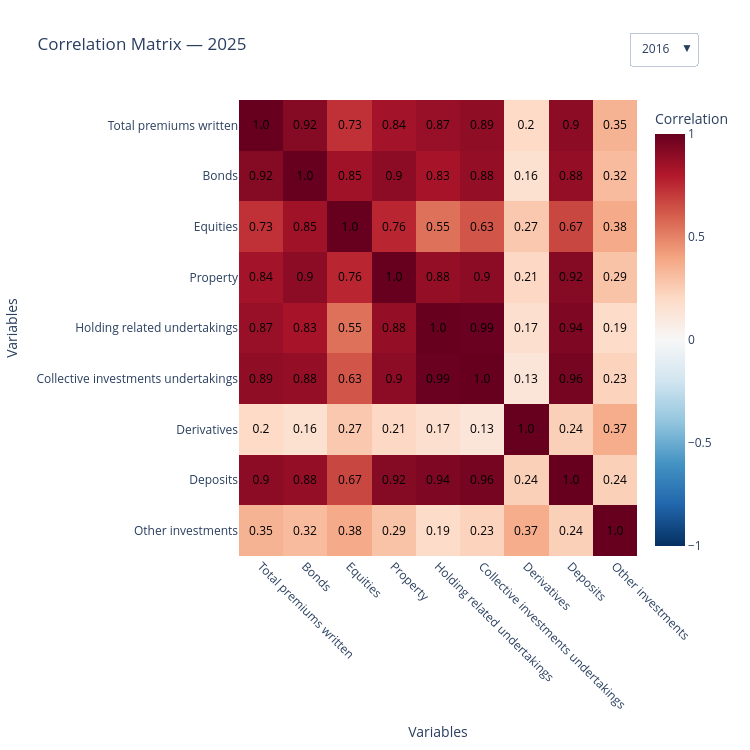

Here is the notebook cell this chart was saved with:
### Markdown cell above
Correlation matrix between assets types, total premiums written, per year

### Code cell
import pandas as pd
import plotly.graph_objects as go
import numpy as np

data['Date'] = pd.to_datetime(data['Date'])
data['Year'] = data['Date'].dt.year

# Columns to include in correlation
num_cols = [
    'Total premiums written', 'Bonds', 'Equities', 'Property',
    'Holding related undertakings', 'Collective investments undertakings',
    'Derivatives', 'Deposits', 'Other investments'
]

# Keep only existing columns
num_cols = [c for c in num_cols if c in data.columns]

years = sorted(data['Year'].unique())

# Compute correlation for each year
corr_matrices = {}
text_matrices = {}

for year in years:
    df_y = data[data['Year'] == year][num_cols]
    corr = df_y.corr().round(2)
    corr_matrices[year] = corr.values
    text_matrices[year] = corr.astype(str).values


# Create figure (default = latest year)
default_year = years[-1]

fig = go.Figure()

fig.add_trace(go.Heatmap(
    z=corr_matrices[default_year],
    x=num_cols,
    y=num_cols,
    colorscale="RdBu_r",        # blue = -1, red = +1
    zmin=-1,
    zmax=1,
    text=text_matrices[default_year],
    texttemplate="%{text}",   # show values
    textfont={"size":12, "color":"black"},
    colorbar=dict(title="Correlation")
))

# Dropdown to select years
buttons = []

for year in years:
    buttons.append(
        dict(
            label=str(year),
            method="update",
            args=[
                {
                    "z": [corr_matrices[year]],
                    "text": [text_matrices[year]]
                },
                {
                    "title": f"Correlation Matrix — {year}"
                }
            ]
        )
    )

fig.update_layout(
    title=f"Correlation Matrix — {default_year}",
    xaxis=dict(title="Variables", tickangle=45),
    yaxis=dict(title="Variables", autorange="reversed"),
    width=750,
    height=750,
    updatemenus=[dict(
        buttons=buttons,
        direction="down",
        x=1.15, y=1.15
    )]
)

fig.show()
